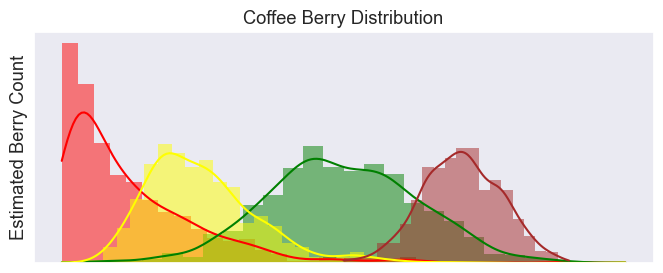
#> input picture _blogs/kona_coffee_intro/distribution.png, 663 x 273 px
$ jupyter execute kona_coffee_intro.ipynb
#> lines starting #> are read from the running program, lines starting #| are printed output that depends on the picture
[cell 1]
import cv2
from matplotlib import pyplot as plt
import numpy as np

# Kona Coffee Yield Identification

## Introduction

I'm not that much of a coffee guy, but can appreciate a good cup of coffee.
I've traveled to Columbia and had some pretty amazing local coffee. Had some pretty good local coffee grown in the hilly north of Thailand. And just generally have had a preference to more expensive coffee. Kona coffee is right up there with some of the best coffee I've had.

While touring a coffee farm in Kona, Hawaii, I was amazed at just how simple the strategies of growing, harvesting, and processing the coffee is. The business is very local and the growers take pride in their craft. Very little science is conducted to phenotype or develop resistant varieties. A lot of coffee farms are also organic providing very little yield in comparison.

However, there is a very real threat to the industry that only recently made it's way to the island. It was only in 2010 that the coffee berry borer was discovered in Kona. And in 2020, the coffee leaf rust was discovered. These combined are the most impactful threat in the coffee industry itself! I wondered if I might be able to utilize technology to help the growers in Kona, while ensuring that the coffee industry remains sustainable. Something that helps the growers do what they do best instead of taking their jobs away.

## Overview

In the mountainous region of Kona, Hawaii, United States on the slopes of Hualalai mountain, some of the world's best coffee is grown. Only a few farmers in the area are allowed to grow it to be considered “Kona” coffee and have to follow strict guidelines to preserve the quality and taste. However, the industry has been met with difficulties in recent years. The most economically important coffee pest worldwide, the Coffee berry borer, was first identified on the big island in 2010. In recent years, the coffee leaf rust (CLR) disease was detected on the islands in 2020 and poses serious risk to the industry. What if recent advances in open sourced artificial intelligence and computer vision could help? With the latest innovation in the computer vision space, semantic segmentation has become easier than ever. Not only are automatically generated masks much easier to produce, but training has become a lot more convenient. With the right dataset, very powerful machine vision models can be produced to detect nearly any object within video and images.

If a dataset could be collected that identifies leaves and coffee berries within video or images, then a machine vision model could be produced to identify them. In an economical sense, if the model could produce an estimated count of the total amount of berries, and classify them by their lifecycle, farmers could have more information about their yields and plan harvesting schedules with more precision. Additionally, if the model could estimate the spread of the berry borers or leaf rust, growers may be able to save money by applying herbicide and pesticide only to affected locations. Academically, researchers could accelerate their data collection which may otherwise have been a manual process. Furthermore, researchers may have a more advanced tool to perform phenotyping by analyzing the visual characteristics of the berries or leaves.

## Goals

Identify individual berries on any given tree by utilizing semantic segmentation and classify them by lifecycle (color).

Identify and classify leaves with leaf rust on any given tree

Stretch goal: Identify and classify berries that have become infected with the berry borer

## Deliverables

Produce histograms of berries showing the distribution of each category. This will show how the berry populations may be skewed one way over the other or simply to know how much of the population is in each category. In addition, within a single population, the skew may lead to further inquiries. For example: if there are many red berries concentrated towards one end, then berries may be tending to over ripen and start turning brown. On the other end, berries may be just starting to ripen.

[cell 2]
plt.axis('off')
plt.imshow(cv2.imread('distribution.png')[:,:,::-1])

Produce historical graphs showing each category of berry over time. This defines a graph overtime that can show how plants are developing and can be used to project yields and estimated dates of harvesting by projecting growth rates into the future. If data is overlaid with geographical location of the farm, this may show how some fields may be better performing than others.

[cell 3]
plt.axis('off')
plt.imshow(cv2.imread('count.png')[:,:,::-1])
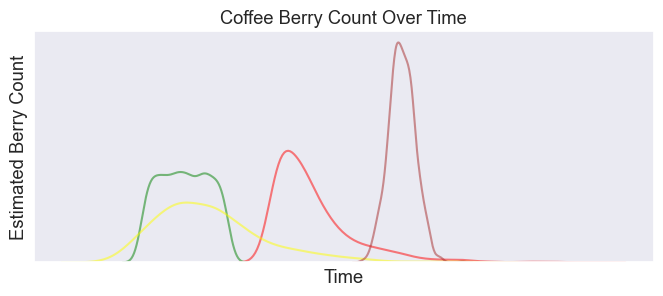
#> input picture _blogs/kona_coffee_intro/count.png, 663 x 296 px

Produce bar charts showing leaf rust spread per tree sampled. Not only will this show total coverage of the disease, but if location data is overlaid it may also reveal how much it has spread.

[cell 4]
plt.axis('off')
plt.imshow(cv2.imread('leaf_rust.png')[:,:,::-1])
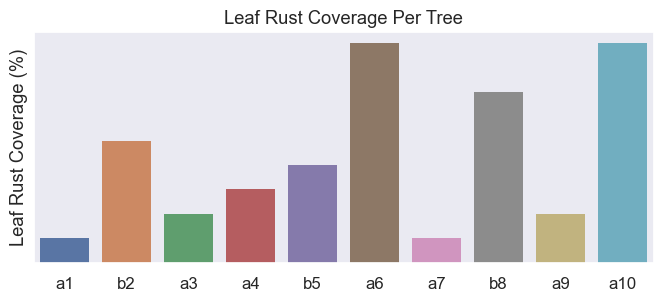
#> input picture _blogs/kona_coffee_intro/leaf_rust.png, 663 x 301 px

## Data Collection

### Tree Selection

A selected number of trees will be chosen for monitoring that are distributed throughout an area within the field. The species or variety of the trees will be identified and given an identification number to be used as a reference over the project. For the purposes of getting photographs of berries as they continue growing past harvest and fall from the tree, it would be preferable to leave the trees unharvested. This will help in identifying ripe and over-ripe berries giving the dataset all the possible different lifecycle stages of the berries. However, this discretion will be left up to the management.

### Image Collection

Depending on the growth stage of the berries, at least every two weeks, each tree will be photographed from two vantage points as a series of RAW images stitched into a panoramic view. If the berries are ripening to the point of harvest time, at least once a week photographs will be taken.

With the initial test sample collected (see below), the DLSR camera that was used produced a 50MB image after it was stitched together. But when zoomed in, the clarity was high enough to see even a small coffee berry!

[cell 5]
plt.axis('off')
plt.imshow(cv2.imread('panorama.png')[:,:,::-1])
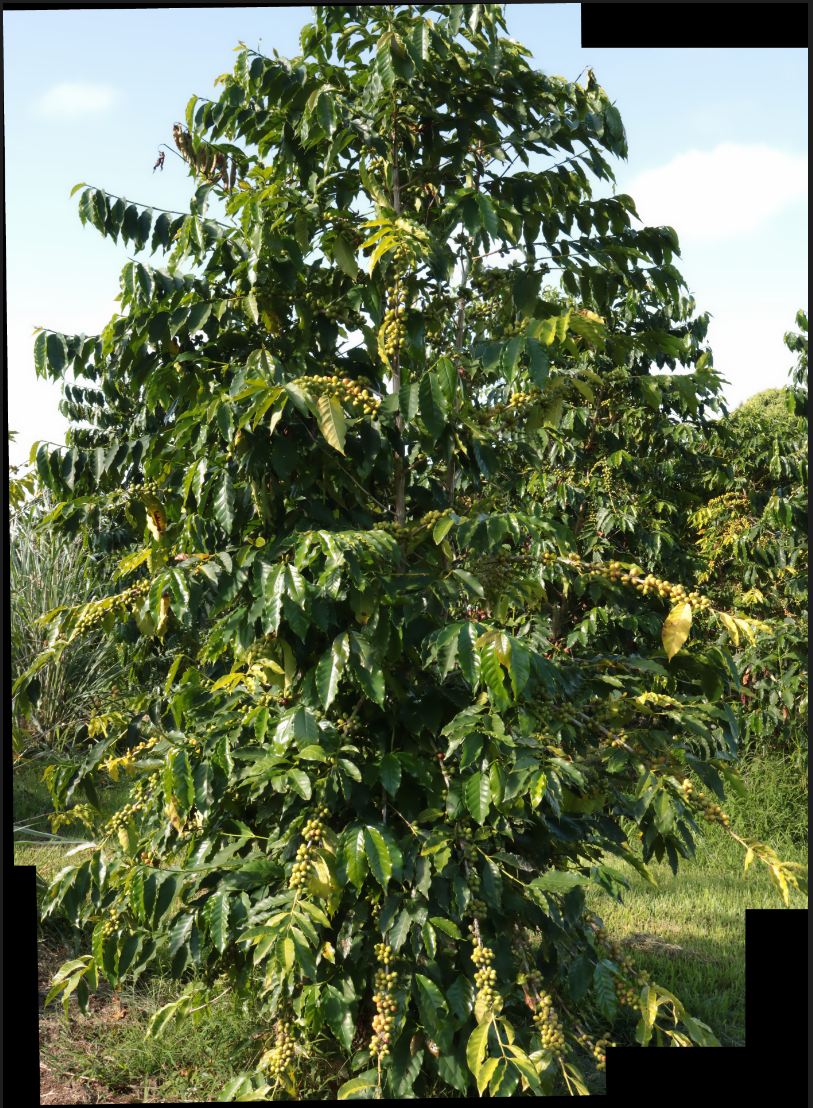
#> input picture _blogs/kona_coffee_intro/panorama.png, 813 x 1108 px
